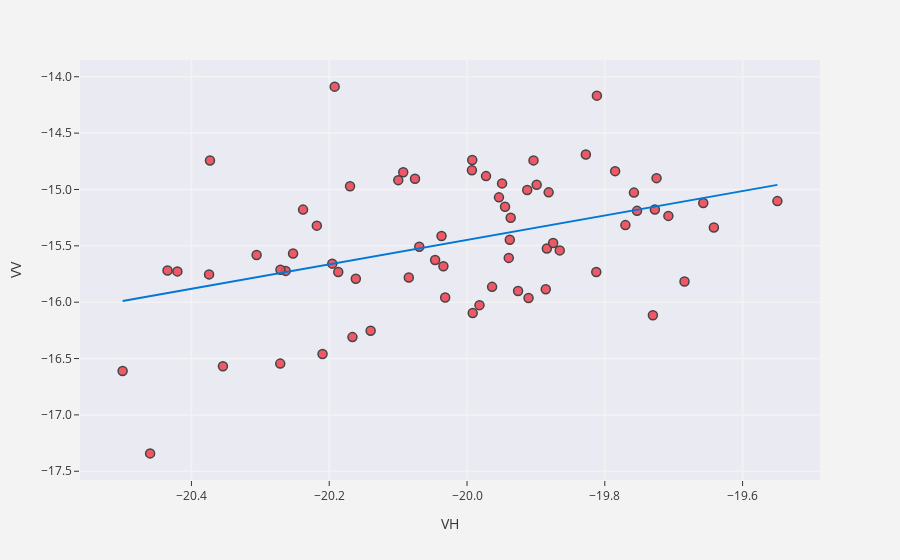

Notebook cell for this chart:
### Code cell
# Geração do gráfico
fig = px.scatter(data, x='VH', y='VV', trendline='ols', trendline_color_override='rgb(0, 120, 215)',
                template='ggplot2', render_mode='svg')
# Edição do gráfico
fig.update_layout(
    yaxis=dict( #Edição do eixo y
        dtick=0.5, #Espaçamento dos ticks
        tickson="boundaries", #Onde vão os ticks
        ticklen=5, #Tamanho do tick
        gridcolor='rgb(243, 243, 243)', #Cor do grid
        gridwidth=1.5, #Largura do grid
        tickformat=".1f" #Número de casas decimais/precisão
    ),
    xaxis=dict( #Edição do eixo y
        dtick=0.2, #Espaçamento dos ticks
        tickson="boundaries", #Onde vão os ticks
        ticklen=5, #Tamanho do tick
        gridcolor='rgb(243, 243, 243)', #Cor do grid
        gridwidth=1.5, #Largura do grid
        tickformat=".1f"), #Número de casas decimais/precisão
    paper_bgcolor='rgb(243, 243, 243)', #Cor do papel
    plot_bgcolor='rgb(234, 234, 242)', #Cor do backgound do plot
    showlegend=False) #Mostrar legenda (caso tenha)

# Edição dos pontos no gráfico
fig.update_traces(marker_size=9, marker_color='rgba(239, 73, 88, .9)', marker_line_width=1.5)

fig.show()

### Figure 1 — Plotly figure (JSON) as saved in the notebook; plotly's stock layout.template omitted (floating-point values rounded to 4 significant figures)
{"data": [{"hovertemplate": "VH=%{x}<br>VV=%{y}<extra></extra>", "legendgroup": "", "marker": {"color": "rgba(239, 73, 88, .9)", "line": {"width": 1.5}, "size": 9, "symbol": "circle"}, "mode": "markers", "name": "", "orientation": "v", "showlegend": false, "type": "scatter", "x": [-20.42, -19.94, -20.26, -20.43, -20.08, -20.27, -20.17, -20.25, -20.07, -19.99, -20.2, -20.22, -19.73, -19.83, -19.89, -20.03, -19.79, -20.19, -19.94, -20.09, -20.1, -19.81, -19.71, -19.88, -19.97, -19.95, -19.93, -19.88, -20.37, -20.19, -19.96, -20.14, -19.55, -20.35, -20.03, -20.37, -20.5, -19.95, -20.16, -20.17, -20.24, -20.05, -19.99, -19.99, -19.76, -19.91, -19.81, -19.94, -19.66, -19.98, -19.87, -19.9, -19.68, -19.75, -19.64, -19.77, -19.73, -20.04, -19.9, -19.72, -19.94, -20.31, -19.91, -20.21, -20.46, -20.27, -20.08, -19.88], "xaxis": "x", "y": [-15.73, -15.61, -15.72, -15.72, -14.9, -16.54, -16.31, -15.57, -15.51, -16.1, -15.66, -15.32, -15.18, -14.69, -15.88, -15.68, -14.84, -14.09, -15.25, -14.85, -14.92, -15.73, -15.23, -15.03, -14.88, -14.95, -15.9, -15.52, -15.75, -15.73, -15.86, -16.25, -15.1, -16.57, -15.96, -14.74, -16.61, -15.07, -15.79, -14.97, -15.18, -15.63, -14.83, -14.74, -15.03, -15.01, -14.17, -15.45, -15.12, -16.03, -15.54, -14.74, -15.82, -15.19, -15.34, -15.32, -16.12, -15.41, -14.96, -14.9, -15.15, -15.58, -15.96, -16.46, -17.34, -15.71, -15.78, -15.47], "yaxis": "y"}, {"hovertemplate": "<b>OLS trendline</b><br>VV = 1.08373 * VH + 6.22722<br>R<sup>2</sup>=0.167456<br><br>VH=%{x}<br>VV=%{y} <b>(trend)</b><extra></extra>", "legendgroup": "", "line": {"color": "rgb(0, 120, 215)"}, "marker": {"color": "rgba(239, 73, 88, .9)", "line": {"width": 1.5}, "size": 9, "symbol": "circle"}, "mode": "lines", "name": "", "showlegend": false, "type": "scatter", "x": [-20.5, -20.46, -20.43, -20.42, -20.37, -20.37, -20.35, -20.31, -20.27, -20.27, -20.26, -20.25, -20.24, -20.22, -20.21, -20.2, -20.19, -20.19, -20.17, -20.17, -20.16, -20.14, -20.1, -20.09, -20.08, -20.08, -20.07, -20.05, -20.04, -20.03, -20.03, -19.99, -19.99, -19.99, -19.98, -19.97, -19.96, -19.95, -19.95, -19.94, -19.94, -19.94, -19.94, -19.93, -19.91, -19.91, -19.9, -19.9, -19.89, -19.88, -19.88, -19.88, -19.87, -19.83, -19.81, -19.81, -19.79, -19.77, -19.76, -19.75, -19.73, -19.73, -19.72, -19.71, -19.68, -19.66, -19.64, -19.55], "xaxis": "x", "y": [-15.99, -15.95, -15.92, -15.9, -15.85, -15.85, -15.83, -15.78, -15.74, -15.74, -15.73, -15.72, -15.71, -15.68, -15.67, -15.66, -15.66, -15.65, -15.63, -15.63, -15.62, -15.6, -15.56, -15.55, -15.54, -15.53, -15.52, -15.5, -15.49, -15.48, -15.48, -15.44, -15.44, -15.44, -15.43, -15.42, -15.41, -15.4, -15.39, -15.39, -15.38, -15.38, -15.38, -15.37, -15.35, -15.35, -15.34, -15.34, -15.32, -15.32, -15.32, -15.31, -15.3, -15.26, -15.24, -15.24, -15.21, -15.2, -15.18, -15.18, -15.15, -15.15, -15.15, -15.13, -15.11, -15.08, -15.06, -14.96], "yaxis": "y"}], "layout": {"legend": {"tracegroupgap": 0}, "margin": {"t": 60}, "paper_bgcolor": "rgb(243, 243, 243)", "plot_bgcolor": "rgb(234, 234, 242)", "showlegend": false, "xaxis": {"anchor": "y", "domain": [0, 1], "dtick": 0.2, "gridcolor": "rgb(243, 243, 243)", "gridwidth": 1.5, "tickformat": ".1f", "ticklen": 5, "tickson": "boundaries", "title": {"text": "VH"}}, "yaxis": {"anchor": "x", "domain": [0, 1], "dtick": 0.5, "gridcolor": "rgb(243, 243, 243)", "gridwidth": 1.5, "tickformat": ".1f", "ticklen": 5, "tickson": "boundaries", "title": {"text": "VV"}}}}
